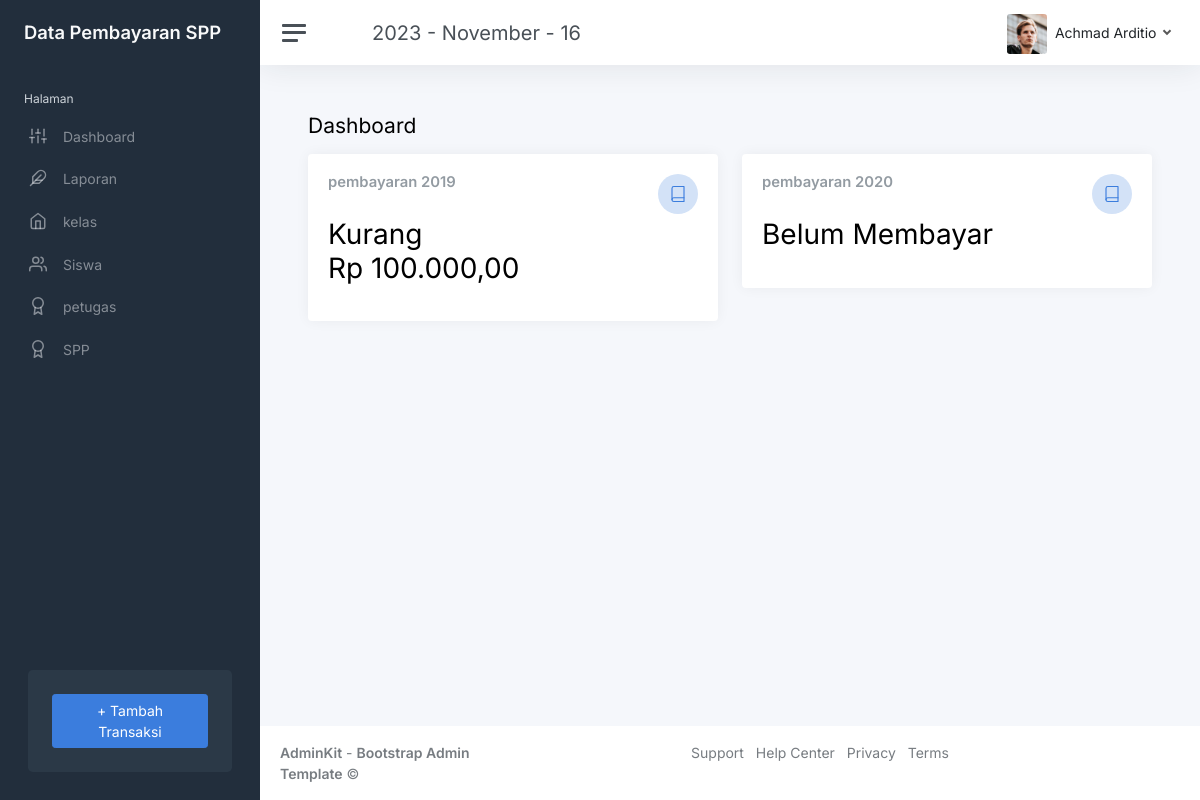
/index.php?page=transaksi&id=1234 (signed in), run on the app's committed database.
### tables this page shows
CREATE TABLE `spp` (
  `id_spp` int(11) NOT NULL,
  `tahun` int(11) DEFAULT NULL,
  `nominal` int(11) DEFAULT NULL
);

### transaksi.php (the view, shortened to what this page needs)
<?php
$nisn=$_GET['id'];
    ?>
 <h1 class="h3 mb-3"> Dashboard</h1>
<div class="col-xl 12">
    <div class="w-100">
        <div class="row">
            <?php
            $query = mysqli_query($koneksi,"SELECT*FROM spp ORDER BY tahun");
            while ($data =mysqli_fetch_array($query)) {
                $id = $data['id_spp'];
                $nominal = $data['nominal'];
                $query_transaksi = mysqli_query($koneksi, "SELECT SUM(jumlah_bayar) AS total_bayar FROM pembayaran WHERE id_spp='$id' AND nisn='$nisn'");
                $data_transaksi = mysqli_fetch_array($query_transaksi);
                $total = $nominal - $data_transaksi['total_bayar'];
                if ($total == 0) {
                    $hasil = "LUNAS";
                } elseif ($total == $nominal) {
                    $hasil = "Belum Membayar";
                } else {
                    $hasil = "Kurang <br> Rp " . number_format($total, 0, ',', '.') . ",00";
                }
            ?>
            <div class="col-sm-6">
                <div class="card">
                    <div class="card-body">
                        <div class="row">
                            <div class="col mt-0">
                                <h5 class="card-title">pembayaran <?= $data['tahun'] ?></h5>
                            </div>
                            <div class="col-auto">
                                <div class="stat text-primary">
                                    <i class="align-middle" data-feather="book"></i>
                                </div>
                            </div>
                        </div>
                        <h1 class="mt-1 mb-3">
                            <?php
                           echo $hasil;
                            ?>
                        </h1>
                    </div>
                </div>
            </div>
            <?php
           }
           ?>
        </div>
    </div>
</div>

### data on the page
spp: tahun "2019", total "100.000"
spp: tahun "2020", hasil "Belum Membayar"

### other printed values
$_SESSION['user']['nama_petugas'] "Achmad Arditio"
